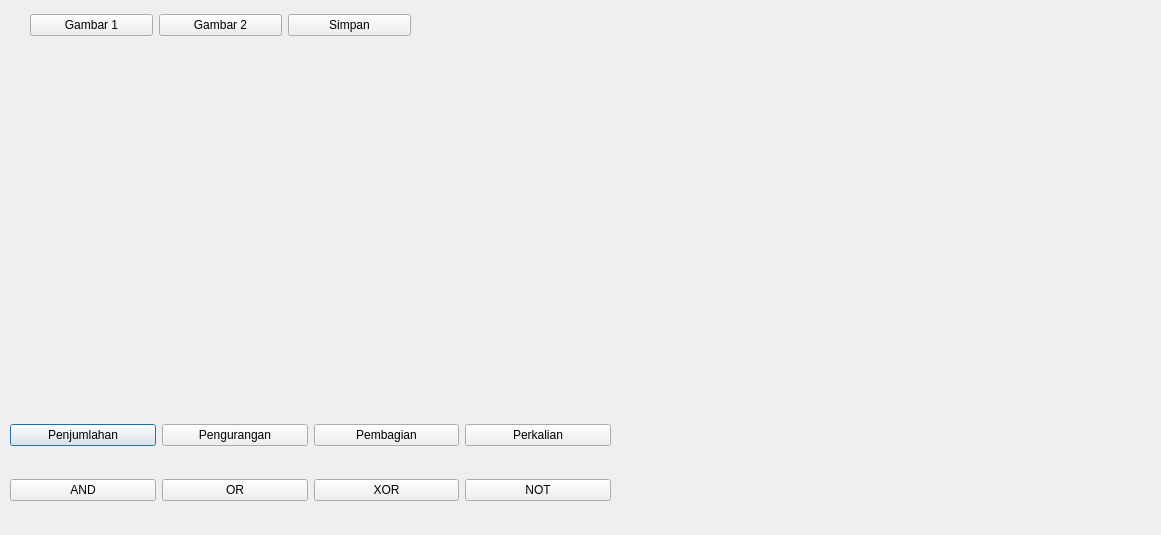
<?xml version="1.0" encoding="UTF-8"?>
<ui version="4.0">
 <class>Dialog</class>
 <widget class="QDialog" name="Dialog">
  <property name="geometry">
   <rect>
    <x>0</x>
    <y>0</y>
    <width>1161</width>
    <height>535</height>
   </rect>
  </property>
  <property name="windowTitle">
   <string>Dialog</string>
  </property>
  <widget class="QWidget" name="horizontalLayoutWidget">
   <property name="geometry">
    <rect>
     <x>10</x>
     <y>410</y>
     <width>601</width>
     <height>51</height>
    </rect>
   </property>
   <layout class="QHBoxLayout" name="horizontalLayout_2">
    <item>
     <widget class="QPushButton" name="penjumlahan">
      <property name="text">
       <string>Penjumlahan</string>
      </property>
     </widget>
    </item>
    <item>
     <widget class="QPushButton" name="pengurangan">
      <property name="text">
       <string>Pengurangan</string>
      </property>
     </widget>
    </item>
    <item>
     <widget class="QPushButton" name="pembagian">
      <property name="text">
       <string>Pembagian</string>
      </property>
     </widget>
    </item>
    <item>
     <widget class="QPushButton" name="perkalian">
      <property name="text">
       <string>Perkalian</string>
      </property>
     </widget>
    </item>
   </layout>
  </widget>
  <widget class="QWidget" name="horizontalLayoutWidget_2">
   <property name="geometry">
    <rect>
     <x>30</x>
     <y>10</y>
     <width>381</width>
     <height>31</height>
    </rect>
   </property>
   <layout class="QHBoxLayout" name="horizontalLayout_3">
    <item>
     <widget class="QPushButton" name="gambar1">
      <property name="text">
       <string>Gambar 1</string>
      </property>
     </widget>
    </item>
    <item>
     <widget class="QPushButton" name="gambar2">
      <property name="text">
       <string>Gambar 2</string>
      </property>
     </widget>
    </item>
    <item>
     <widget class="QPushButton" name="simpan">
      <property name="text">
       <string>Simpan</string>
      </property>
     </widget>
    </item>
   </layout>
  </widget>
  <widget class="QWidget" name="verticalLayoutWidget">
   <property name="geometry">
    <rect>
     <x>20</x>
     <y>70</y>
     <width>361</width>
     <height>311</height>
    </rect>
   </property>
   <layout class="QVBoxLayout" name="verticalLayout">
    <item>
     <widget class="QLabel" name="labelAsal1">
      <property name="text">
       <string/>
      </property>
     </widget>
    </item>
   </layout>
  </widget>
  <widget class="QWidget" name="verticalLayoutWidget_2">
   <property name="geometry">
    <rect>
     <x>410</x>
     <y>70</y>
     <width>361</width>
     <height>311</height>
    </rect>
   </property>
   <layout class="QVBoxLayout" name="verticalLayout_2">
    <item>
     <widget class="QLabel" name="labelAsal2">
      <property name="text">
       <string/>
      </property>
     </widget>
    </item>
   </layout>
  </widget>
  <widget class="QWidget" name="verticalLayoutWidget_3">
   <property name="geometry">
    <rect>
     <x>780</x>
     <y>70</y>
     <width>361</width>
     <height>311</height>
    </rect>
   </property>
   <layout class="QVBoxLayout" name="verticalLayout_3">
    <item>
     <widget class="QLabel" name="labelHasil">
      <property name="text">
       <string/>
      </property>
     </widget>
    </item>
   </layout>
  </widget>
  <widget class="QWidget" name="horizontalLayoutWidget_3">
   <property name="geometry">
    <rect>
     <x>10</x>
     <y>470</y>
     <width>601</width>
     <height>41</height>
    </rect>
   </property>
   <layout class="QHBoxLayout" name="horizontalLayout">
    <item>
     <widget class="QPushButton" name="And">
      <property name="text">
       <string>AND</string>
      </property>
     </widget>
    </item>
    <item>
     <widget class="QPushButton" name="Or">
      <property name="text">
       <string>OR</string>
      </property>
     </widget>
    </item>
    <item>
     <widget class="QPushButton" name="Xor">
      <property name="text">
       <string>XOR</string>
      </property>
     </widget>
    </item>
    <item>
     <widget class="QPushButton" name="Not">
      <property name="text">
       <string>NOT</string>
      </property>
     </widget>
    </item>
   </layout>
  </widget>
 </widget>
 <resources/>
 <connections/>
</ui>
